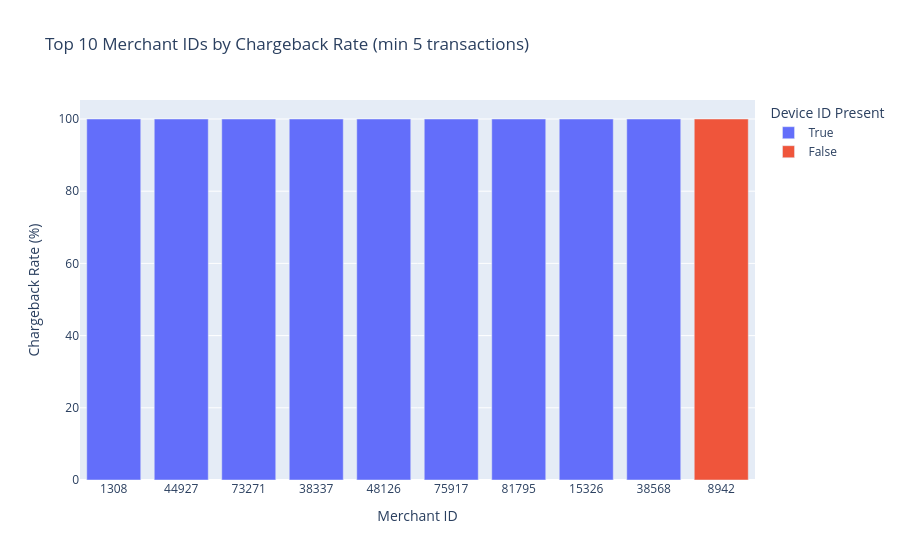

Write notebook code for a chart like this one.
### Markdown cell above
###merchant_id + has_device_id

### Code cell
# Group by merchant_id and has_device_id to analyze chargeback rates
merchant_device_cbk_stats = df.groupby(['merchant_id', 'has_device_id'])['has_cbk'].agg(
    total_transactions='count',
    chargeback_count=lambda x: (x == True).sum()
).reset_index()

# Calculate the chargeback rate for each merchant-device_id combination
merchant_device_cbk_stats['chargeback_rate'] = (
    merchant_device_cbk_stats['chargeback_count'] / merchant_device_cbk_stats['total_transactions']
) * 100

# Sort by chargeback_rate (descending), then by total_transactions (descending) to prioritize significant cases
merchant_device_cbk_stats_sorted = merchant_device_cbk_stats.sort_values(
    by=['chargeback_rate', 'total_transactions', 'chargeback_count'],
    ascending=[False, False, False]
)

print("Top 10 Merchant IDs by Chargeback Rate (grouped by has_device_id):")
display(merchant_device_cbk_stats_sorted.head(10))

# Visualize the top N merchant-device_id combinations with the highest chargeback rates
min_transactions_merchant = 5 # Set a threshold for meaningful rates
top_merchants_to_plot = merchant_device_cbk_stats_sorted[
    merchant_device_cbk_stats_sorted['total_transactions'] >= min_transactions_merchant
].head(10)

if not top_merchants_to_plot.empty:
    fig_top_merchants_cbk = px.bar(
        top_merchants_to_plot,
        x='merchant_id',
        y='chargeback_rate',
        color='has_device_id',
        title=f'Top {len(top_merchants_to_plot)} Merchant IDs by Chargeback Rate (min {min_transactions_merchant} transactions)',
        labels={
            'merchant_id': 'Merchant ID',
            'chargeback_rate': 'Chargeback Rate (%)',
            'has_device_id': 'Device ID Present'
        },
        hover_data=['total_transactions', 'chargeback_count']
    )
    fig_top_merchants_cbk.update_layout(xaxis_type='category') # Treat merchant_id as a category
    fig_top_merchants_cbk.show()
else:
    print(f"No merchant-device_id combinations found with at least {min_transactions_merchant} transactions to plot top chargeback rates.")

# --- New cell content for User ID and has_device_id will be generated next ---

### Figure 1 — Plotly figure (JSON) as saved in the notebook; plotly's stock layout.template omitted (floating-point values rounded to 4 significant figures)
{"data": [{"customdata": [[15, 15], [10, 10], [10, 10], [6, 6], [6, 6], [6, 6], [6, 6], [5, 5], [5, 5]], "hovertemplate": "Device ID Present=True<br>Merchant ID=%{x}<br>Chargeback Rate (%)=%{y}<br>total_transactions=%{customdata[0]}<br>chargeback_count=%{customdata[1]}<extra></extra>", "legendgroup": "True", "marker": {"color": "#636efa", "pattern": {"shape": ""}}, "name": "True", "orientation": "v", "showlegend": true, "textposition": "auto", "type": "bar", "x": [1308, 44927, 73271, 38337, 48126, 75917, 81795, 15326, 38568], "xaxis": "x", "y": [100.0, 100.0, 100.0, 100.0, 100.0, 100.0, 100.0, 100.0, 100.0], "yaxis": "y"}, {"customdata": [[5, 5]], "hovertemplate": "Device ID Present=False<br>Merchant ID=%{x}<br>Chargeback Rate (%)=%{y}<br>total_transactions=%{customdata[0]}<br>chargeback_count=%{customdata[1]}<extra></extra>", "legendgroup": "False", "marker": {"color": "#EF553B", "pattern": {"shape": ""}}, "name": "False", "orientation": "v", "showlegend": true, "textposition": "auto", "type": "bar", "x": [8942], "xaxis": "x", "y": [100.0], "yaxis": "y"}], "layout": {"barmode": "relative", "legend": {"title": {"text": "Device ID Present"}, "tracegroupgap": 0}, "title": {"text": "Top 10 Merchant IDs by Chargeback Rate (min 5 transactions)"}, "xaxis": {"anchor": "y", "domain": [0, 1], "title": {"text": "Merchant ID"}, "type": "category"}, "yaxis": {"anchor": "x", "domain": [0, 1], "title": {"text": "Chargeback Rate (%)"}}}}
